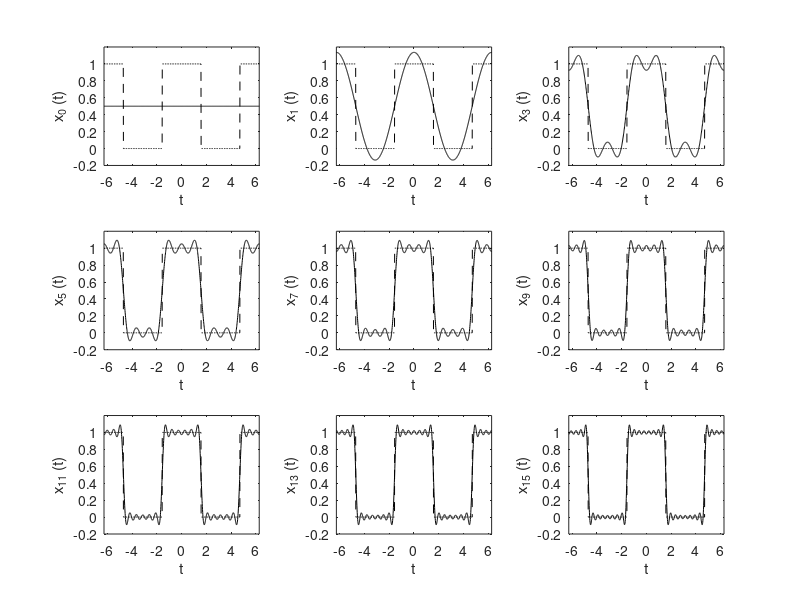

The MATLAB script that drew this image:
function computer62

clear all;
close all;

x=@(t)  mod(t+pi/2,2*pi)<=pi;
t = linspace(-2*pi, 2*pi,1000);
sumterms = zeros(16,length(t)); 
sumterms(1,:) = 1/2;
for n = 1:size(sumterms,1)-1;
    sumterms(n+1,:) = (2/(pi*n)*sin(pi*n/2))*cos(n*t);
end

x_N = cumsum(sumterms); 
figure(1); 
clf; 
ind = 0;

for N = [0,1:2:size(sumterms, 1)-1],
    ind = ind+1;
    subplot (3,3,ind);
    plot(t,x_N(N+1,:),'k',t,x(t), 'k--');
    axis([-2*pi 2*pi -0.2 1.2]);
    xlabel('t'); 
    ylabel(['x_{',num2str(N),'} (t)']);
end

end